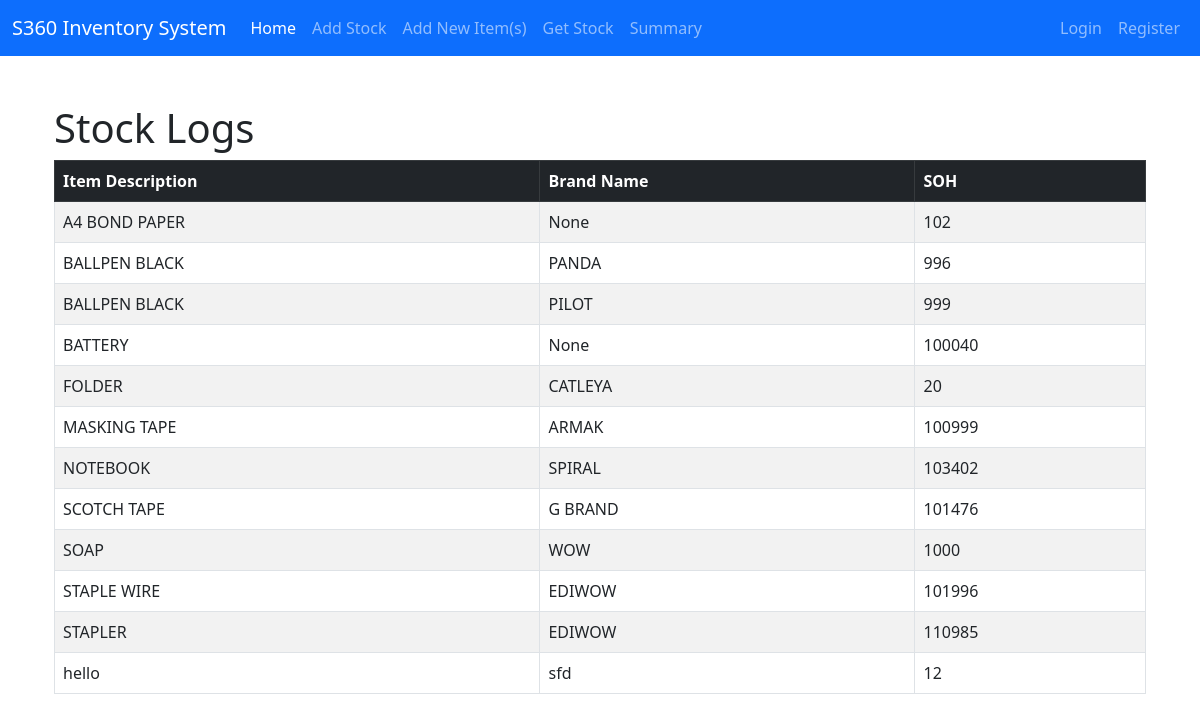
Page /summary/ on the earlier database version.
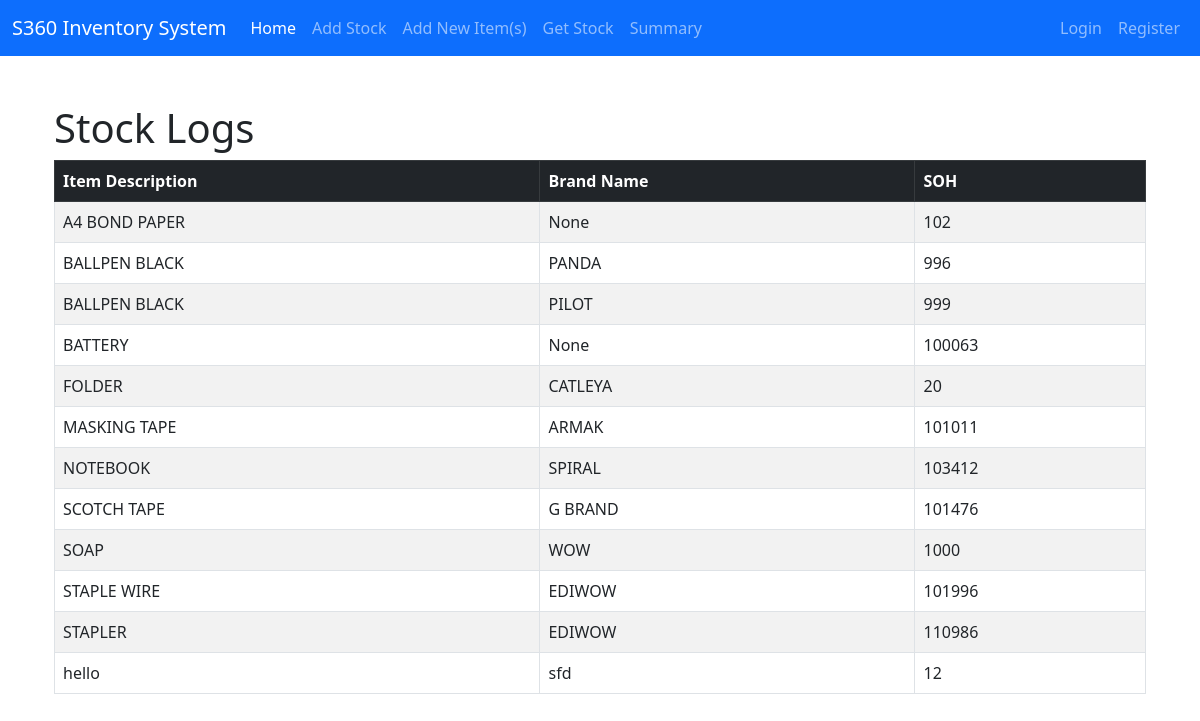
Same page on the later database version.
### inventory/models.py (models this page shows, shortened)
class ItemDetails(models.Model):
    item_name = models.CharField(max_length=200, null=True)
    brand_name = models.CharField(max_length=200, blank=True, null=True)
    soh = models.IntegerField(null=True)
    class Meta:
        db_table = 'item'
        verbose_name_plural = 'Item Name'
        ordering = ["item_name"]

### inventory/views.py (the view)
# urls.py: path('summary/', views.summary_item, name='summary_item'),
def summary_item(request):
    items = ItemDetails.objects.all()
    context = {'items': items}
    return render(request, 'inventory/summary.html', context)

### inventory/templates/inventory/summary.html (shortened to what this page needs)
{% extends 'base.html'  %}
{% block content %}
<div class="container mt-5">
<h1>Stock Logs</h1>
<table class="table table-bordered table-hover table-striped">
    <thead class="table-dark">
      <tr>
        <th scope="col">Item Description</th>
        <th scope="col">Brand Name</th>
        <th scope="col">SOH</th>
      </tr>
    </thead>
    <tbody>
      {% for item in items %}
      <tr>
        <td>{{ item.item_name }}</td>
        <td>{{ item.brand_name }}</td>
        <td>{{ item.soh }}</td>
      </tr>
      {% endfor %}
    </tbody>
  </table>
</div>
{% endblock content %}

Differences in the rows shown:
changed ItemDetails "BATTERY": soh "100040" → "100063"
changed ItemDetails "MASKING TAPE": soh "100999" → "101011"
changed ItemDetails "NOTEBOOK": soh "103402" → "103412"
changed ItemDetails "STAPLER": soh "110985" → "110986"
